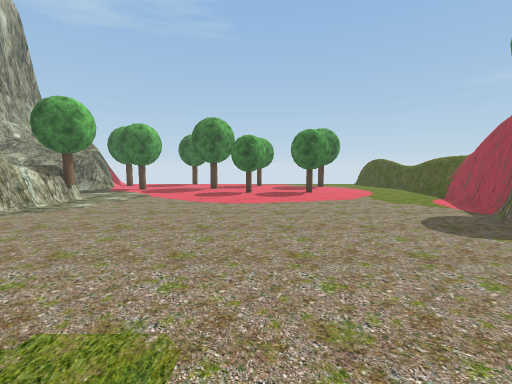
[1] (above)

13 first-person views from a walk through a scene from a Unity 3-D project. The camera is 1.5 m above the floor, tilts 6° down and sees 90° across. The floor is counted in squares, 1 m on a side. Each view is taken from the middle of a square. On the plan, view 1 faces up. The plan holds only what a view shows up to about 13 squares ahead; the rest is blank. The place goes on beyond the plan. Some trees and plants on the terrain are drawn as simple stand-ins. The player is left out.

[2]
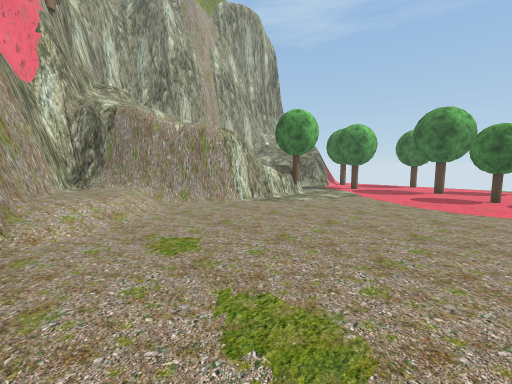

[3]
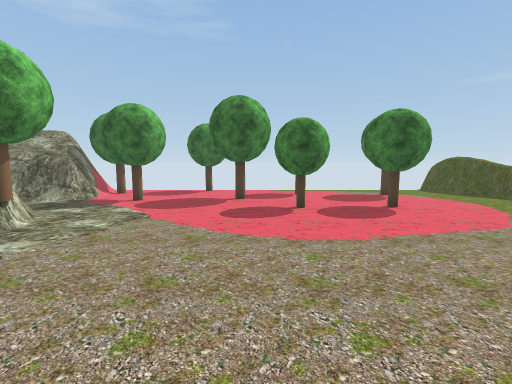

[4]
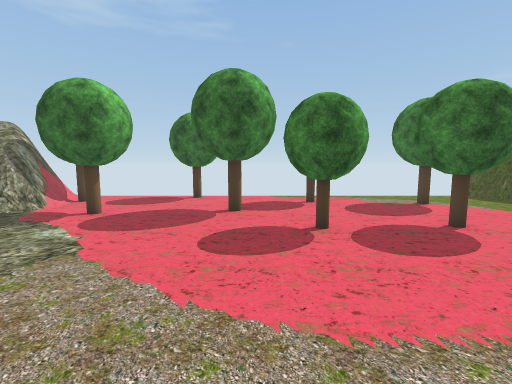

[5]
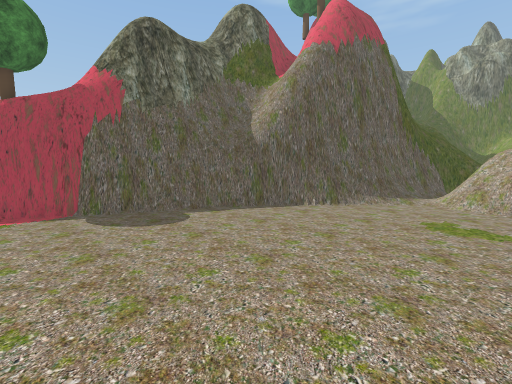

[6]
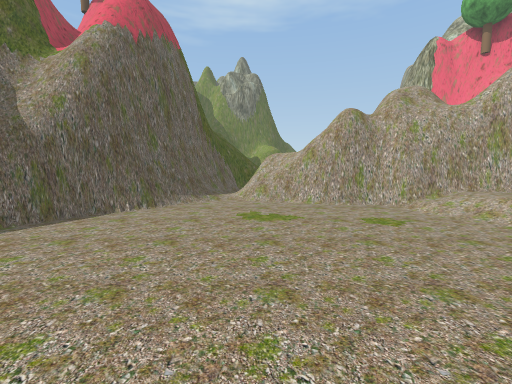

[7]
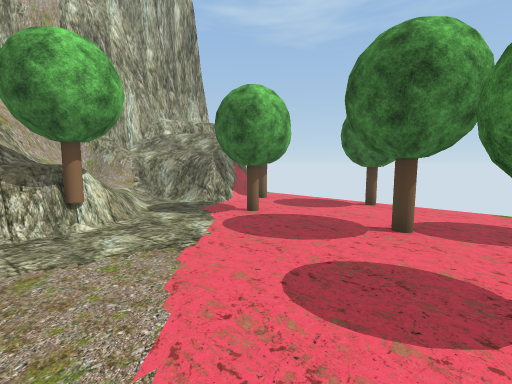

[8]
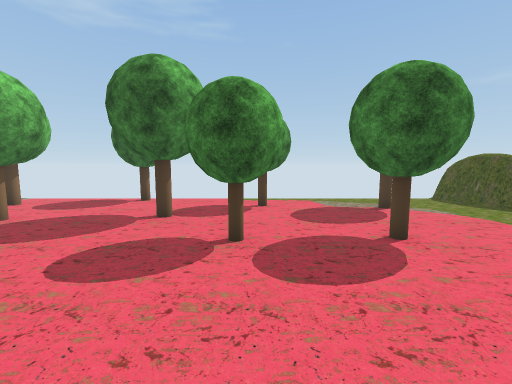

[9]
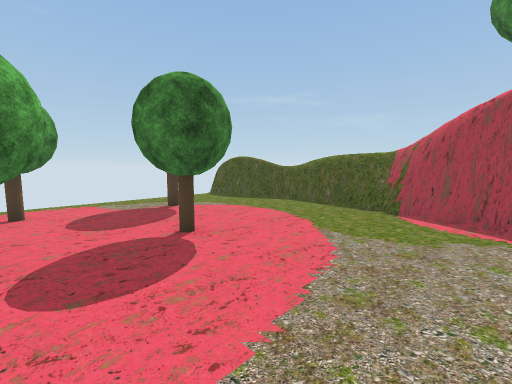

[10]
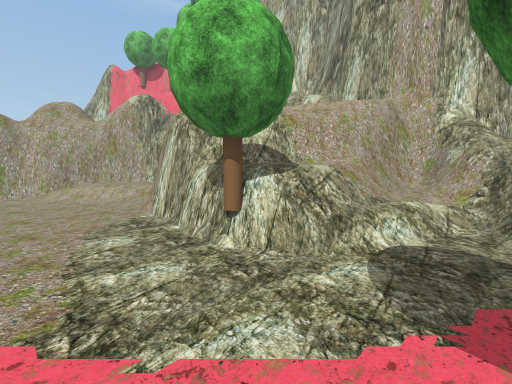

[11]
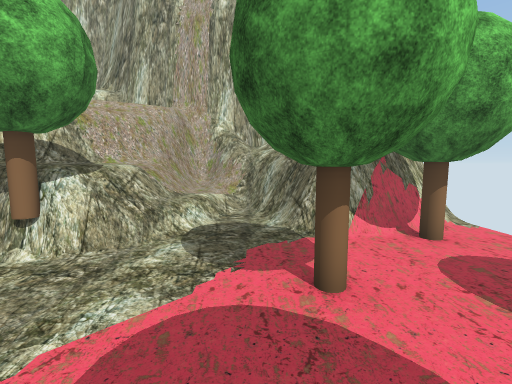

[12]
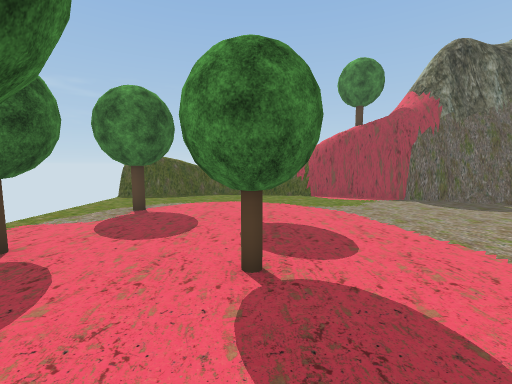

[13]
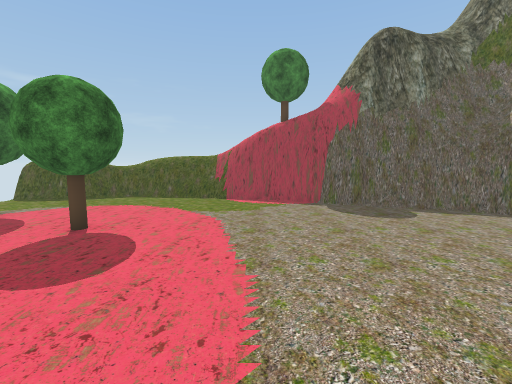

### Floor plan
Key: @ floor where view 1 was taken; # wall or solid block; . main floor; : floor 0.5 m higher than the main floor; + floor 1.25 m higher than the main floor; * floor 1.5 m higher than the main floor; / step, stairs or slope; = window, fence, low wall or low ledge; T tree.
Columns run from 13 left of view 1 to 10 right of it. Each row starts with its distance up from view 1.
 21                      #
 20   #.....T............##
 19   #TT.................#
 18   ##.........T...T....#
 17   ##..................##
 16 ####..T...T...........=#
 15 #=....................=#
 14 #//..........T..T.....##
 13 #:/:..................##
 12 #=++=.................#
 11 ###*##................#
 10  ####=................#
  9     ##...............##
  8     #................#
  7     #...............##
  6     #...............#
  5    ##..............##
  4   ##/..............##
  3   #///............##
  2   #:://...........##
  1   ##::/..........##
  0    ####/.....@..##
 -1       #####....##
 -2          ###=/=#
 -3            ##/##
 -4             #=#
 -5             ###

Positions as (right, up) in squares from view 1, and headings:
1: (0, 0), facing up
2: (0, 0), facing up-left
3: (-2, 5), facing up
4: (-2, 8), facing up
5: (-2, 9), facing down-right
6: (-1, 9), facing down
7: (-1, 10), facing up-left
8: (0, 9), facing up
9: (0, 9), facing up-right
10: (-5, 15), facing down-left
11: (-4, 15), facing left
12: (-4, 14), facing right
13: (-3, 10), facing right
